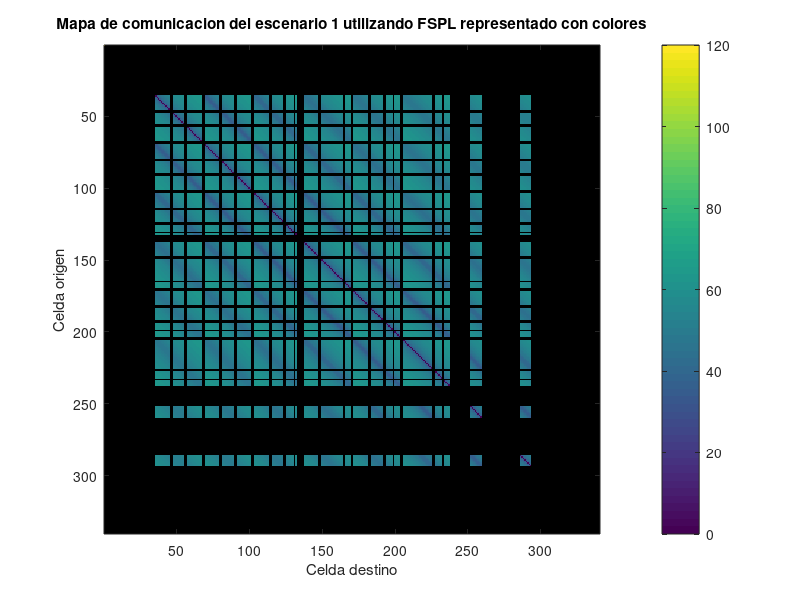

This figure's MATLAB source:
% Parámetros del occupancy grid
filas = 10;
columnas = 34;
grid = [1	1	1	1	1	1	1	1	1	1	1	1	1	1	1	1	1	1	1	1	1	1	1	1	1	1	1	1	1	1	1	1	1	1;
        1	0	0	0	0	0	0	0	0	0	0	1	1	0	0	0	0	0	0	0	0	1	1	0	0	0	0	0	0	0	0	0	0	1;
        1	0	0	0	0	0	0	0	0	0	0	1	1	0	0	0	0	0	0	0	0	1	1	0	0	0	0	0	0	0	0	0	0	1;
        1	0	0	0	0	0	0	0	0	0	0	1	1	0	0	0	0	0	0	0	0	1	1	0	0	0	0	0	1	0	1	1	1	1;
        1	0	0	0	0	0	0	0	0	0	0	1	1	0	0	0	0	0	0	0	0	0	0	0	0	0	0	0	1	0	0	0	0	1;
        1	0	0	0	0	0	0	0	0	0	0	1	1	0	0	0	0	0	0	0	0	1	1	0	0	0	0	0	1	0	0	0	0	1;
        1	0	0	0	0	0	0	0	0	0	0	0	0	0	0	0	0	0	0	0	0	1	1	0	0	0	0	0	1	0	0	0	0	1;
        1	1	1	1	1	1	1	1	1	1	1	1	1	0	0	0	0	0	0	0	0	1	1	1	1	1	1	1	1	1	1	1	1	1;
        1	1	1	1	1	1	1	1	1	1	1	1	1	0	0	0	0	0	0	0	0	1	1	1	1	1	1	1	1	1	1	1	1	1;
        1	1	1	1	1	1	1	1	1	1	1	1	1	1	1	1	1	1	1	1	1	1	1	1	1	1	1	1	1	1	1	1	1	1];
celda_metros = 0.5;

% Parámetros de FSPL
f = 2.4e9;       % Frecuencia en Hz (2.4 GHz)
c = 3e8;         % Velocidad de la luz (m/s)
obstaculo = NaN;  % Valor para casilleros con obstaculos

% Se inicializa la matriz de comunicación con NaN para todas las entradas
N = filas * columnas;
commMapDoble = obstaculo * ones(N, N);

% Coordenadas de cada celda
posiciones = zeros(N, 2);
for i = 1:filas
  for j = 1:columnas
    idCelda = (i-1)*columnas + j;
    posiciones(idCelda, :) = [i, j];
  end
end

% Calcular pérdidas entre celdas libres solamente
for i = 1:N
  for j = 1:N
    f1 = posiciones(i,1);
    c1 = posiciones(i,2);
    f2 = posiciones(j,1);
    c2 = posiciones(j,2);
    if grid(f1, c1) == 0 && grid(f2, c2) == 0  % solo si los dos son libres
      dist = norm([f1 c1] - [f2 c2]) * celda_metros;
      if dist == 0
        PL = 0;
      else
        PL = 20*log10(dist) + 20*log10(f) + 20*log10(4*pi/c);
      end
      commMapDoble(i, j) = PL;
    end
  end
end

commMapDoble(1, 1) = 120;

figure;
imagesc(commMapDoble);
colorbar;
title('Mapa de comunicacion del escenario 1 utilizando FSPL representado con colores');
xlabel('Celda destino');
ylabel('Celda origen');

disp('Mapa de comunicación (FSPL):');
disp(commMapDoble);
